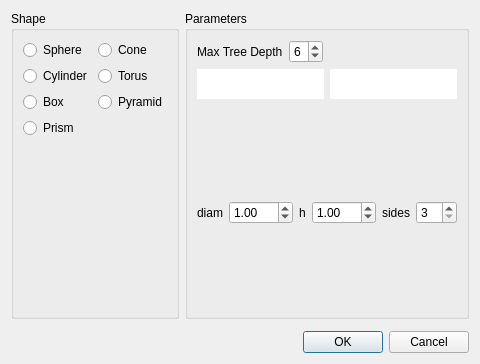
<?xml version="1.0" encoding="UTF-8"?>
<ui version="4.0">
 <class>NewOctreeDialog</class>
 <widget class="QDialog" name="NewOctreeDialog">
  <property name="geometry">
   <rect>
    <x>0</x>
    <y>0</y>
    <width>472</width>
    <height>364</height>
   </rect>
  </property>
  <property name="windowTitle">
   <string>Dialog</string>
  </property>
  <layout class="QVBoxLayout" name="verticalLayout_9">
   <item>
    <layout class="QHBoxLayout" name="horizontalLayout">
     <item>
      <widget class="QGroupBox" name="groupBox">
       <property name="title">
        <string>Shape</string>
       </property>
       <layout class="QGridLayout" name="gridLayout">
        <item row="2" column="0">
         <widget class="QRadioButton" name="cylinder_radio">
          <property name="text">
           <string>Cylinder</string>
          </property>
         </widget>
        </item>
        <item row="3" column="0">
         <widget class="QRadioButton" name="box_radio">
          <property name="text">
           <string>Box</string>
          </property>
         </widget>
        </item>
        <item row="0" column="1">
         <widget class="QRadioButton" name="cone_radio">
          <property name="text">
           <string>Cone</string>
          </property>
         </widget>
        </item>
        <item row="0" column="0">
         <widget class="QRadioButton" name="sphere_radio">
          <property name="text">
           <string>Sphere</string>
          </property>
         </widget>
        </item>
        <item row="5" column="0">
         <spacer name="verticalSpacer">
          <property name="orientation">
           <enum>Qt::Vertical</enum>
          </property>
          <property name="sizeHint" stdset="0">
           <size>
            <width>20</width>
            <height>40</height>
           </size>
          </property>
         </spacer>
        </item>
        <item row="2" column="1">
         <widget class="QRadioButton" name="torus_radio">
          <property name="text">
           <string>Torus</string>
          </property>
         </widget>
        </item>
        <item row="0" column="2">
         <spacer name="horizontalSpacer">
          <property name="orientation">
           <enum>Qt::Horizontal</enum>
          </property>
          <property name="sizeHint" stdset="0">
           <size>
            <width>40</width>
            <height>20</height>
           </size>
          </property>
         </spacer>
        </item>
        <item row="3" column="1">
         <widget class="QRadioButton" name="pyramid_radio">
          <property name="text">
           <string>Pyramid</string>
          </property>
         </widget>
        </item>
        <item row="4" column="0">
         <widget class="QRadioButton" name="prism_radio">
          <property name="text">
           <string>Prism</string>
          </property>
         </widget>
        </item>
       </layout>
      </widget>
     </item>
     <item>
      <widget class="QGroupBox" name="groupBox_2">
       <property name="title">
        <string>Parameters</string>
       </property>
       <layout class="QVBoxLayout" name="verticalLayout_2">
        <item>
         <layout class="QHBoxLayout" name="horizontalLayout_7">
          <item>
           <widget class="QLabel" name="label_8">
            <property name="text">
             <string>Max Tree Depth</string>
            </property>
           </widget>
          </item>
          <item>
           <widget class="QSpinBox" name="tree_depth">
            <property name="minimum">
             <number>0</number>
            </property>
            <property name="maximum">
             <number>8</number>
            </property>
            <property name="value">
             <number>6</number>
            </property>
           </widget>
          </item>
          <item>
           <spacer name="horizontalSpacer_9">
            <property name="orientation">
             <enum>Qt::Horizontal</enum>
            </property>
            <property name="sizeHint" stdset="0">
             <size>
              <width>40</width>
              <height>20</height>
             </size>
            </property>
           </spacer>
          </item>
         </layout>
        </item>
        <item>
         <layout class="QHBoxLayout" name="horizontalLayout_8">
          <item>
           <widget class="QPushButton" name="faceColor">
            <property name="minimumSize">
             <size>
              <width>0</width>
              <height>30</height>
             </size>
            </property>
            <property name="autoFillBackground">
             <bool>false</bool>
            </property>
            <property name="styleSheet">
             <string notr="true">background-color: #ffffff;
color: #fff000;
border: none;</string>
            </property>
            <property name="text">
             <string/>
            </property>
           </widget>
          </item>
          <item>
           <widget class="QPushButton" name="lineColor">
            <property name="minimumSize">
             <size>
              <width>0</width>
              <height>30</height>
             </size>
            </property>
            <property name="styleSheet">
             <string notr="true">background-color: #ffffff;
color: #fff000;
border: none;</string>
            </property>
            <property name="text">
             <string/>
            </property>
           </widget>
          </item>
         </layout>
        </item>
        <item>
         <widget class="QStackedWidget" name="stackedWidget">
          <property name="currentIndex">
           <number>7</number>
          </property>
          <widget class="QWidget" name="sphere_page">
           <layout class="QVBoxLayout" name="verticalLayout_3">
            <property name="leftMargin">
             <number>0</number>
            </property>
            <property name="topMargin">
             <number>0</number>
            </property>
            <property name="rightMargin">
             <number>0</number>
            </property>
            <property name="bottomMargin">
             <number>0</number>
            </property>
            <item>
             <widget class="QWidget" name="widget_4" native="true">
              <property name="minimumSize">
               <size>
                <width>0</width>
                <height>90</height>
               </size>
              </property>
              <property name="maximumSize">
               <size>
                <width>16777215</width>
                <height>90</height>
               </size>
              </property>
              <property name="styleSheet">
               <string notr="true">image: url(:/sphere.png);</string>
              </property>
             </widget>
            </item>
            <item>
             <layout class="QHBoxLayout" name="horizontalLayout_2">
              <item>
               <widget class="QLabel" name="label_2">
                <property name="text">
                 <string>diameter</string>
                </property>
               </widget>
              </item>
              <item>
               <widget class="QDoubleSpinBox" name="sphere_radius">
                <property name="minimum">
                 <double>0.100000000000000</double>
                </property>
                <property name="maximum">
                 <double>100.000000000000000</double>
                </property>
                <property name="singleStep">
                 <double>0.100000000000000</double>
                </property>
                <property name="value">
                 <double>1.000000000000000</double>
                </property>
               </widget>
              </item>
              <item>
               <spacer name="horizontalSpacer_2">
                <property name="orientation">
                 <enum>Qt::Horizontal</enum>
                </property>
                <property name="sizeHint" stdset="0">
                 <size>
                  <width>40</width>
                  <height>20</height>
                 </size>
                </property>
               </spacer>
              </item>
             </layout>
            </item>
            <item>
             <spacer name="verticalSpacer_2">
              <property name="orientation">
               <enum>Qt::Vertical</enum>
              </property>
              <property name="sizeHint" stdset="0">
               <size>
                <width>20</width>
                <height>103</height>
               </size>
              </property>
             </spacer>
            </item>
           </layout>
          </widget>
          <widget class="QWidget" name="pyramid_page">
           <layout class="QVBoxLayout" name="verticalLayout">
            <property name="leftMargin">
             <number>0</number>
            </property>
            <property name="topMargin">
             <number>0</number>
            </property>
            <property name="rightMargin">
             <number>0</number>
            </property>
            <property name="bottomMargin">
             <number>0</number>
            </property>
            <item>
             <widget class="QWidget" name="widget_6" native="true">
              <property name="minimumSize">
               <size>
                <width>0</width>
                <height>90</height>
               </size>
              </property>
              <property name="maximumSize">
               <size>
                <width>16777215</width>
                <height>90</height>
               </size>
              </property>
              <property name="styleSheet">
               <string notr="true">image: url(:/pyramid.png);</string>
              </property>
             </widget>
            </item>
            <item>
             <layout class="QHBoxLayout" name="horizontalLayout_9">
              <item>
               <widget class="QLabel" name="label_11">
                <property name="text">
                 <string>diam</string>
                </property>
               </widget>
              </item>
              <item>
               <widget class="QDoubleSpinBox" name="pyramid_diameter">
                <property name="minimum">
                 <double>0.100000000000000</double>
                </property>
                <property name="maximum">
                 <double>100.000000000000000</double>
                </property>
                <property name="singleStep">
                 <double>0.100000000000000</double>
                </property>
                <property name="value">
                 <double>1.000000000000000</double>
                </property>
               </widget>
              </item>
              <item>
               <widget class="QLabel" name="label_15">
                <property name="text">
                 <string>h</string>
                </property>
               </widget>
              </item>
              <item>
               <widget class="QDoubleSpinBox" name="pyramid_height">
                <property name="minimum">
                 <double>0.100000000000000</double>
                </property>
                <property name="maximum">
                 <double>100.000000000000000</double>
                </property>
                <property name="singleStep">
                 <double>0.100000000000000</double>
                </property>
                <property name="value">
                 <double>1.000000000000000</double>
                </property>
               </widget>
              </item>
              <item>
               <widget class="QLabel" name="label_16">
                <property name="text">
                 <string>sides</string>
                </property>
               </widget>
              </item>
              <item>
               <widget class="QSpinBox" name="pyramid_sides">
                <property name="minimum">
                 <number>3</number>
                </property>
                <property name="maximum">
                 <number>10</number>
                </property>
               </widget>
              </item>
              <item>
               <spacer name="horizontalSpacer_10">
                <property name="orientation">
                 <enum>Qt::Horizontal</enum>
                </property>
                <property name="sizeHint" stdset="0">
                 <size>
                  <width>40</width>
                  <height>20</height>
                 </size>
                </property>
               </spacer>
              </item>
             </layout>
            </item>
            <item>
             <spacer name="verticalSpacer_9">
              <property name="orientation">
               <enum>Qt::Vertical</enum>
              </property>
              <property name="sizeHint" stdset="0">
               <size>
                <width>20</width>
                <height>103</height>
               </size>
              </property>
             </spacer>
            </item>
           </layout>
          </widget>
          <widget class="QWidget" name="invalid_page">
           <layout class="QGridLayout" name="gridLayout_2">
            <property name="leftMargin">
             <number>0</number>
            </property>
            <property name="topMargin">
             <number>0</number>
            </property>
            <property name="rightMargin">
             <number>0</number>
            </property>
            <property name="bottomMargin">
             <number>0</number>
            </property>
            <item row="1" column="1">
             <widget class="QLabel" name="label_5">
              <property name="text">
               <string>Select Shape</string>
              </property>
             </widget>
            </item>
            <item row="1" column="2">
             <spacer name="horizontalSpacer_4">
              <property name="orientation">
               <enum>Qt::Horizontal</enum>
              </property>
              <property name="sizeHint" stdset="0">
               <size>
                <width>40</width>
                <height>20</height>
               </size>
              </property>
             </spacer>
            </item>
            <item row="0" column="1">
             <spacer name="verticalSpacer_4">
              <property name="orientation">
               <enum>Qt::Vertical</enum>
              </property>
              <property name="sizeHint" stdset="0">
               <size>
                <width>20</width>
                <height>40</height>
               </size>
              </property>
             </spacer>
            </item>
            <item row="1" column="0">
             <spacer name="horizontalSpacer_3">
              <property name="orientation">
               <enum>Qt::Horizontal</enum>
              </property>
              <property name="sizeHint" stdset="0">
               <size>
                <width>40</width>
                <height>20</height>
               </size>
              </property>
             </spacer>
            </item>
            <item row="2" column="1">
             <spacer name="verticalSpacer_5">
              <property name="orientation">
               <enum>Qt::Vertical</enum>
              </property>
              <property name="sizeHint" stdset="0">
               <size>
                <width>20</width>
                <height>40</height>
               </size>
              </property>
             </spacer>
            </item>
           </layout>
          </widget>
          <widget class="QWidget" name="cylinder_page">
           <layout class="QVBoxLayout" name="verticalLayout_5">
            <property name="leftMargin">
             <number>0</number>
            </property>
            <property name="topMargin">
             <number>0</number>
            </property>
            <property name="rightMargin">
             <number>0</number>
            </property>
            <property name="bottomMargin">
             <number>0</number>
            </property>
            <item>
             <widget class="QWidget" name="widget_5" native="true">
              <property name="minimumSize">
               <size>
                <width>0</width>
                <height>90</height>
               </size>
              </property>
              <property name="maximumSize">
               <size>
                <width>16777215</width>
                <height>90</height>
               </size>
              </property>
              <property name="styleSheet">
               <string notr="true">image: url(:/cylinder.png);</string>
              </property>
             </widget>
            </item>
            <item>
             <layout class="QHBoxLayout" name="horizontalLayout_6">
              <item>
               <widget class="QLabel" name="label_12">
                <property name="text">
                 <string>diameter</string>
                </property>
               </widget>
              </item>
              <item>
               <widget class="QDoubleSpinBox" name="cylinder_radius">
                <property name="minimum">
                 <double>0.100000000000000</double>
                </property>
                <property name="maximum">
                 <double>100.000000000000000</double>
                </property>
                <property name="singleStep">
                 <double>0.100000000000000</double>
                </property>
                <property name="value">
                 <double>1.000000000000000</double>
                </property>
               </widget>
              </item>
              <item>
               <widget class="QLabel" name="label_13">
                <property name="text">
                 <string>height</string>
                </property>
               </widget>
              </item>
              <item>
               <widget class="QDoubleSpinBox" name="cylinder_height">
                <property name="minimum">
                 <double>0.100000000000000</double>
                </property>
                <property name="maximum">
                 <double>100.000000000000000</double>
                </property>
                <property name="singleStep">
                 <double>0.100000000000000</double>
                </property>
                <property name="value">
                 <double>1.000000000000000</double>
                </property>
               </widget>
              </item>
              <item>
               <spacer name="horizontalSpacer_7">
                <property name="orientation">
                 <enum>Qt::Horizontal</enum>
                </property>
                <property name="sizeHint" stdset="0">
                 <size>
                  <width>40</width>
                  <height>20</height>
                 </size>
                </property>
               </spacer>
              </item>
             </layout>
            </item>
            <item>
             <spacer name="verticalSpacer_6">
              <property name="orientation">
               <enum>Qt::Vertical</enum>
              </property>
              <property name="sizeHint" stdset="0">
               <size>
                <width>20</width>
                <height>40</height>
               </size>
              </property>
             </spacer>
            </item>
           </layout>
          </widget>
          <widget class="QWidget" name="cone_page">
           <layout class="QVBoxLayout" name="verticalLayout_6">
            <property name="leftMargin">
             <number>0</number>
            </property>
            <property name="topMargin">
             <number>0</number>
            </property>
            <property name="rightMargin">
             <number>0</number>
            </property>
            <property name="bottomMargin">
             <number>0</number>
            </property>
            <item>
             <widget class="QWidget" name="widget_2" native="true">
              <property name="minimumSize">
               <size>
                <width>0</width>
                <height>90</height>
               </size>
              </property>
              <property name="maximumSize">
               <size>
                <width>16777215</width>
                <height>90</height>
               </size>
              </property>
              <property name="styleSheet">
               <string notr="true">image: url(:/cone.png);</string>
              </property>
             </widget>
            </item>
            <item>
             <layout class="QHBoxLayout" name="horizontalLayout_5">
              <item>
               <widget class="QLabel" name="label_9">
                <property name="text">
                 <string>diameter</string>
                </property>
               </widget>
              </item>
              <item>
               <widget class="QDoubleSpinBox" name="cone_radius">
                <property name="minimum">
                 <double>0.100000000000000</double>
                </property>
                <property name="maximum">
                 <double>100.000000000000000</double>
                </property>
                <property name="singleStep">
                 <double>0.100000000000000</double>
                </property>
                <property name="value">
                 <double>1.000000000000000</double>
                </property>
               </widget>
              </item>
              <item>
               <widget class="QLabel" name="label_10">
                <property name="text">
                 <string>height</string>
                </property>
               </widget>
              </item>
              <item>
               <widget class="QDoubleSpinBox" name="cone_height">
                <property name="minimum">
                 <double>0.100000000000000</double>
                </property>
                <property name="maximum">
                 <double>100.000000000000000</double>
                </property>
                <property name="singleStep">
                 <double>0.100000000000000</double>
                </property>
                <property name="value">
                 <double>1.000000000000000</double>
                </property>
               </widget>
              </item>
              <item>
               <spacer name="horizontalSpacer_8">
                <property name="orientation">
                 <enum>Qt::Horizontal</enum>
                </property>
                <property name="sizeHint" stdset="0">
                 <size>
                  <width>40</width>
                  <height>20</height>
                 </size>
                </property>
               </spacer>
              </item>
             </layout>
            </item>
            <item>
             <spacer name="verticalSpacer_7">
              <property name="orientation">
               <enum>Qt::Vertical</enum>
              </property>
              <property name="sizeHint" stdset="0">
               <size>
                <width>20</width>
                <height>63</height>
               </size>
              </property>
             </spacer>
            </item>
           </layout>
          </widget>
          <widget class="QWidget" name="torus_page">
           <layout class="QVBoxLayout" name="verticalLayout_7">
            <property name="leftMargin">
             <number>0</number>
            </property>
            <property name="topMargin">
             <number>0</number>
            </property>
            <property name="rightMargin">
             <number>0</number>
            </property>
            <property name="bottomMargin">
             <number>0</number>
            </property>
            <item>
             <widget class="QWidget" name="widget" native="true">
              <property name="minimumSize">
               <size>
                <width>0</width>
                <height>90</height>
               </size>
              </property>
              <property name="maximumSize">
               <size>
                <width>16777215</width>
                <height>90</height>
               </size>
              </property>
              <property name="styleSheet">
               <string notr="true">image: url(:/torus.png);</string>
              </property>
             </widget>
            </item>
            <item>
             <layout class="QHBoxLayout" name="horizontalLayout_4">
              <item>
               <widget class="QLabel" name="label_6">
                <property name="text">
                 <string>r1</string>
                </property>
               </widget>
              </item>
              <item>
               <widget class="QDoubleSpinBox" name="torus_r1">
                <property name="minimum">
                 <double>0.100000000000000</double>
                </property>
                <property name="maximum">
                 <double>100.000000000000000</double>
                </property>
                <property name="singleStep">
                 <double>0.100000000000000</double>
                </property>
                <property name="value">
                 <double>1.000000000000000</double>
                </property>
               </widget>
              </item>
              <item>
               <widget class="QLabel" name="label_7">
                <property name="text">
                 <string>r2</string>
                </property>
               </widget>
              </item>
              <item>
               <widget class="QDoubleSpinBox" name="torus_r2">
                <property name="minimum">
                 <double>0.100000000000000</double>
                </property>
                <property name="maximum">
                 <double>100.000000000000000</double>
                </property>
                <property name="singleStep">
                 <double>0.100000000000000</double>
                </property>
                <property name="value">
                 <double>1.000000000000000</double>
                </property>
               </widget>
              </item>
              <item>
               <spacer name="horizontalSpacer_5">
                <property name="orientation">
                 <enum>Qt::Horizontal</enum>
                </property>
                <property name="sizeHint" stdset="0">
                 <size>
                  <width>40</width>
                  <height>20</height>
                 </size>
                </property>
               </spacer>
              </item>
             </layout>
            </item>
            <item>
             <spacer name="verticalSpacer_8">
              <property name="orientation">
               <enum>Qt::Vertical</enum>
              </property>
              <property name="sizeHint" stdset="0">
               <size>
                <width>20</width>
                <height>40</height>
               </size>
              </property>
             </spacer>
            </item>
           </layout>
          </widget>
          <widget class="QWidget" name="box_page">
           <layout class="QVBoxLayout" name="verticalLayout_4">
            <property name="leftMargin">
             <number>0</number>
            </property>
            <property name="topMargin">
             <number>0</number>
            </property>
            <property name="rightMargin">
             <number>0</number>
            </property>
            <property name="bottomMargin">
             <number>0</number>
            </property>
            <item>
             <widget class="QWidget" name="widget_3" native="true">
              <property name="minimumSize">
               <size>
                <width>0</width>
                <height>90</height>
               </size>
              </property>
              <property name="maximumSize">
               <size>
                <width>16777215</width>
                <height>90</height>
               </size>
              </property>
              <property name="styleSheet">
               <string notr="true">image: url(:/box.png);</string>
              </property>
             </widget>
            </item>
            <item>
             <layout class="QHBoxLayout" name="horizontalLayout_3">
              <item>
               <widget class="QLabel" name="label">
                <property name="text">
                 <string>w</string>
                </property>
               </widget>
              </item>
              <item>
               <widget class="QDoubleSpinBox" name="box_w">
                <property name="minimum">
                 <double>0.100000000000000</double>
                </property>
                <property name="maximum">
                 <double>100.000000000000000</double>
                </property>
                <property name="singleStep">
                 <double>0.100000000000000</double>
                </property>
                <property name="value">
                 <double>1.000000000000000</double>
                </property>
               </widget>
              </item>
              <item>
               <widget class="QLabel" name="label_3">
                <property name="text">
                 <string>h</string>
                </property>
               </widget>
              </item>
              <item>
               <widget class="QDoubleSpinBox" name="box_h">
                <property name="minimum">
                 <double>0.100000000000000</double>
                </property>
                <property name="maximum">
                 <double>100.000000000000000</double>
                </property>
                <property name="singleStep">
                 <double>0.100000000000000</double>
                </property>
                <property name="value">
                 <double>1.000000000000000</double>
                </property>
               </widget>
              </item>
              <item>
               <widget class="QLabel" name="label_4">
                <property name="text">
                 <string>d</string>
                </property>
               </widget>
              </item>
              <item>
               <widget class="QDoubleSpinBox" name="box_d">
                <property name="minimum">
                 <double>0.100000000000000</double>
                </property>
                <property name="maximum">
                 <double>100.000000000000000</double>
                </property>
                <property name="singleStep">
                 <double>0.100000000000000</double>
                </property>
                <property name="value">
                 <double>1.000000000000000</double>
                </property>
               </widget>
              </item>
              <item>
               <spacer name="horizontalSpacer_6">
                <property name="orientation">
                 <enum>Qt::Horizontal</enum>
                </property>
                <property name="sizeHint" stdset="0">
                 <size>
                  <width>40</width>
                  <height>20</height>
                 </size>
                </property>
               </spacer>
              </item>
             </layout>
            </item>
            <item>
             <spacer name="verticalSpacer_3">
              <property name="orientation">
               <enum>Qt::Vertical</enum>
              </property>
              <property name="sizeHint" stdset="0">
               <size>
                <width>20</width>
                <height>40</height>
               </size>
              </property>
             </spacer>
            </item>
           </layout>
          </widget>
          <widget class="QWidget" name="prism_page">
           <layout class="QVBoxLayout" name="verticalLayout_8">
            <property name="leftMargin">
             <number>0</number>
            </property>
            <property name="topMargin">
             <number>0</number>
            </property>
            <property name="rightMargin">
             <number>0</number>
            </property>
            <property name="bottomMargin">
             <number>0</number>
            </property>
            <item>
             <widget class="QWidget" name="widget_7" native="true">
              <property name="minimumSize">
               <size>
                <width>0</width>
                <height>90</height>
               </size>
              </property>
              <property name="maximumSize">
               <size>
                <width>16777215</width>
                <height>90</height>
               </size>
              </property>
              <property name="styleSheet">
               <string notr="true">image: url(:/prism.png);</string>
              </property>
             </widget>
            </item>
            <item>
             <layout class="QHBoxLayout" name="horizontalLayout_10">
              <item>
               <widget class="QLabel" name="label_19">
                <property name="text">
                 <string>diam</string>
                </property>
               </widget>
              </item>
              <item>
               <widget class="QDoubleSpinBox" name="prism_diameter">
                <property name="minimum">
                 <double>0.100000000000000</double>
                </property>
                <property name="maximum">
                 <double>100.000000000000000</double>
                </property>
                <property name="singleStep">
                 <double>0.100000000000000</double>
                </property>
                <property name="value">
                 <double>1.000000000000000</double>
                </property>
               </widget>
              </item>
              <item>
               <widget class="QLabel" name="label_17">
                <property name="text">
                 <string>h</string>
                </property>
               </widget>
              </item>
              <item>
               <widget class="QDoubleSpinBox" name="prism_height">
                <property name="minimum">
                 <double>0.100000000000000</double>
                </property>
                <property name="maximum">
                 <double>100.000000000000000</double>
                </property>
                <property name="singleStep">
                 <double>0.100000000000000</double>
                </property>
                <property name="value">
                 <double>1.000000000000000</double>
                </property>
               </widget>
              </item>
              <item>
               <widget class="QLabel" name="label_18">
                <property name="text">
                 <string>sides</string>
                </property>
               </widget>
              </item>
              <item>
               <widget class="QSpinBox" name="prism_sides">
                <property name="minimum">
                 <number>3</number>
                </property>
                <property name="maximum">
                 <number>10</number>
                </property>
               </widget>
              </item>
              <item>
               <spacer name="horizontalSpacer_11">
                <property name="orientation">
                 <enum>Qt::Horizontal</enum>
                </property>
                <property name="sizeHint" stdset="0">
                 <size>
                  <width>40</width>
                  <height>20</height>
                 </size>
                </property>
               </spacer>
              </item>
             </layout>
            </item>
            <item>
             <spacer name="verticalSpacer_10">
              <property name="orientation">
               <enum>Qt::Vertical</enum>
              </property>
              <property name="sizeHint" stdset="0">
               <size>
                <width>20</width>
                <height>103</height>
               </size>
              </property>
             </spacer>
            </item>
           </layout>
          </widget>
         </widget>
        </item>
       </layout>
      </widget>
     </item>
    </layout>
   </item>
   <item>
    <widget class="QWidget" name="widget_8" native="true"/>
   </item>
   <item>
    <widget class="QDialogButtonBox" name="buttonBox">
     <property name="orientation">
      <enum>Qt::Horizontal</enum>
     </property>
     <property name="standardButtons">
      <set>QDialogButtonBox::Cancel|QDialogButtonBox::Ok</set>
     </property>
    </widget>
   </item>
  </layout>
 </widget>
 <resources/>
 <connections>
  <connection>
   <sender>buttonBox</sender>
   <signal>accepted()</signal>
   <receiver>NewOctreeDialog</receiver>
   <slot>accept()</slot>
   <hints>
    <hint type="sourcelabel">
     <x>248</x>
     <y>254</y>
    </hint>
    <hint type="destinationlabel">
     <x>157</x>
     <y>274</y>
    </hint>
   </hints>
  </connection>
  <connection>
   <sender>buttonBox</sender>
   <signal>rejected()</signal>
   <receiver>NewOctreeDialog</receiver>
   <slot>reject()</slot>
   <hints>
    <hint type="sourcelabel">
     <x>316</x>
     <y>260</y>
    </hint>
    <hint type="destinationlabel">
     <x>286</x>
     <y>274</y>
    </hint>
   </hints>
  </connection>
 </connections>
</ui>
